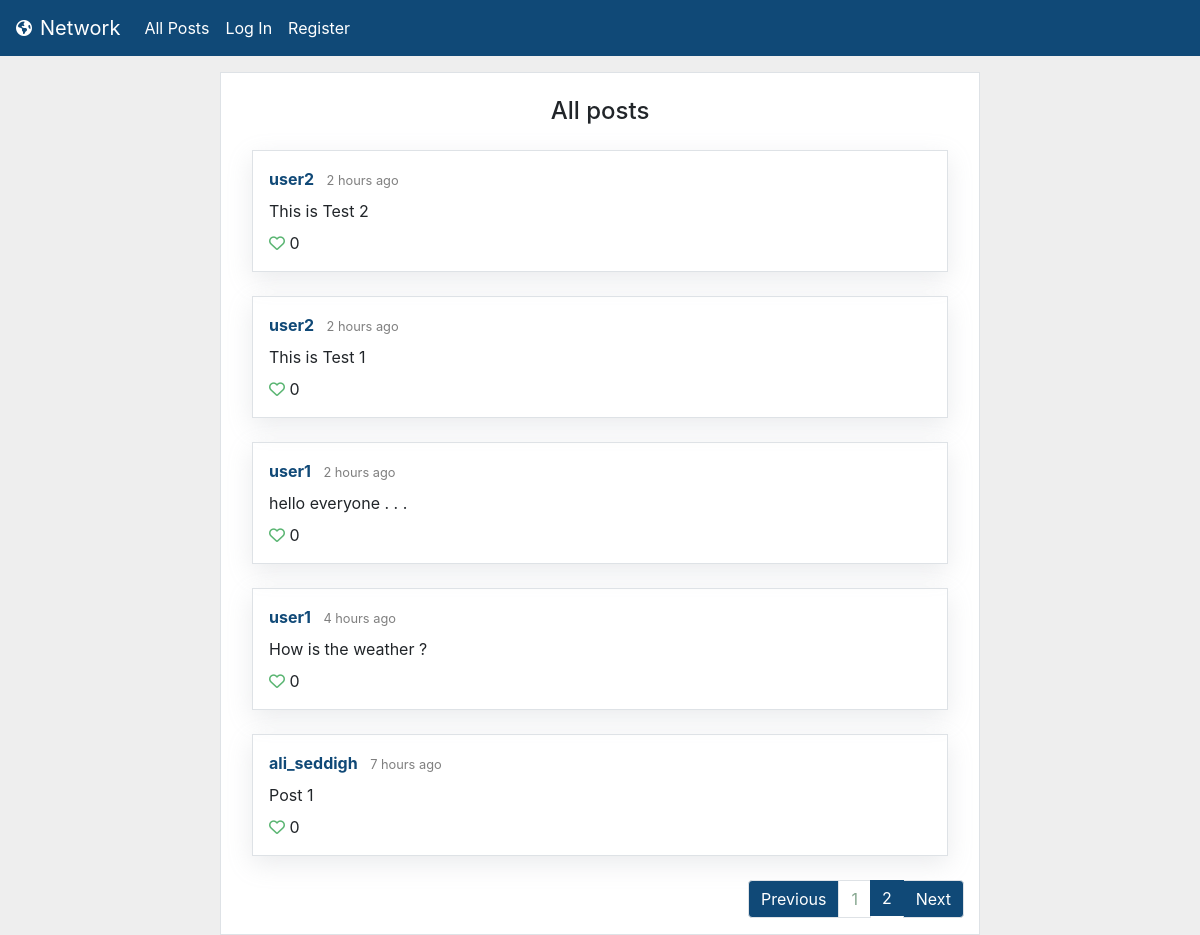
Screenshot of /?page=2 with the database file from the repository.
### network/models.py (models this page shows, shortened)
class Post(models.Model):
    author = models.ForeignKey(User, on_delete=models.CASCADE, related_name="posts")
    content = models.CharField(max_length=10000)
    created_at = models.DateTimeField(auto_now_add=True)
    liked_by = models.ManyToManyField(User, blank=True, related_name="likes")
    def likes(self):
        return self.liked_by.all().count()
    class Meta:
        ordering = ['-created_at']

class User(AbstractUser):
    pass
    following = models.ManyToManyField("self", blank=True, related_name='followers', symmetrical=False)

### network/views.py (the view)
# urls.py: path("", views.index, name="index"),
def index(request):
    posts = Post.objects.all()
    paginator = Paginator(posts, 10)
    page_number = request.GET.get('page', 1)
    page = paginator.get_page(page_number)
    return render(request, "network/index.html", {
        "form": NewPostForm(),
        "page": page,
        "previous_url": get_previous_url(page),
        "next_url": get_next_url(page),
    })

### network/utilities.py (called while the page is built)
def get_previous_url(page):
    if page.has_previous():
        previous_url = f'?page={page.previous_page_number()}'
    else:
        previous_url = ''
    return previous_url

def get_next_url(page):
    if page.has_next():
        next_url = f'?page={page.next_page_number()}'
    else:
        next_url = ''
    return next_url

### network/templates/network/index.html (shortened to what this page needs)
{% extends "network/layout.html" %}
{% block body %}
    <div class="container">
        <div class="row justify-content-center">
            <div class="col-12 col-lg-8 mt-3 bg-white border">
                <h4 class="pt-4 pb-3 text-center">All posts</h4>
                {% include "network/posts_codeblock.html" %}
            </div>
        </div>
    </div>
{% endblock %}

### network/templates/network/posts_codeblock.html (shortened to what this page needs)
{% load humanize %}
{% load static %}
        {% for post in page.object_list %}
        <div class="border box-shadow-posts p-3 mb-4 mx-0 mx-md-3">
            <div class="pb-2" id="post_headline_{{ post.id }}">
                <a href="{% url 'profile' post.author.id %}" class="green-link">
                    <strong style="color: rgb(16, 73, 119);">{{ post.author }}</strong>
                </a>
                <small class="pl-2 text-black-50">{{ post.created_at|naturaltime }}</small>
            </div>
            <div id="post_contentgroup_{{ post.id }}">
                <p id="post_content_{{ post.id }}" class="mb-2">{{ post.content }}</p>
            </div>
            <div id="post_likes_{{ post.id }}">
                {% if user.is_authenticated %}
                <i id="post_likeicon_{{ post.id }}" data-id="{{ post.id }}" class="likeicon likeicon-user fa-heart {% if user in post.liked_by.all %}fas{% else %}far{% endif %}"></i>
                {% else %}
                <i class="likeicon fa-heart {% if post.likes != 0 %}fas{% else %}far{% endif %}"></i>
                {% endif %}
                <span id="post_likecount_{{ post.id }}">{{ post.likes }}</span>
            </div>
        </div>
        {% empty %}
        <div class="p-3 mb-4 mx-0 mx-md-3">
            Oops! No posts found.
            </div>
        {% endfor %}
        {% if page.object_list %}
        <nav aria-label="...">
            <ul class="pagination justify-content-end">
                <li class="page-item {% if not page.has_previous %} disabled {% endif %}">
                    <a class="page-link pagination-green-inactive" href="{{ previous_url }}" tabindex="-1" aria-disabled="true" style="background-color: rgb(16, 73, 119); color: white;">Previous</a>
                </li>
                {% for n in page.paginator.page_range %}
                    {% if n == page.number %}
                    <li class="page-item active" aria-current="page">
                        <span class="page-link" style="background-color: rgb(16, 73, 119); color: white; border: 0;">
                        {{ n }}
                        </span>
                    </li>
                    {% elif n < page.number|add:3 and n > page.number|add:-3 %}
                    <li class="page-item" >
                        <a class="page-link pagination-green-inactive" href="{{GET_params.urlencode}}?page={{ n }}">{{ n }}</a>
                    </li>
                    {% endif %}
                {% endfor %}
                <li class="page-item {% if not page.has_next %} disabled {% endif %}">
                    <a class="page-link pagination-green-inactive" href="{{ next_url }}" style="background-color: rgb(16, 73, 119); color: white;">Next</a>
                </li>
            </ul>
        </nav>
        {% endif %}

### network/static/network/styles.css (style rules this page uses)
body { background-color: #eee; }
a { color: #85A68E; }
.pagination-green-inactive { color: #85A68E; }
.box-shadow-posts { box-shadow: rgba(149, 157, 165, 0.2) 0px 8px 24px; }
.likeicon { color:#5AB572; }

### rows the page displays
Post: author "user2", created_at "2 hours ago", content "This is Test 2", likes "0"
Post: author "user2", created_at "2 hours ago", content "This is Test 1", likes "0"
Post: author "user1", created_at "2 hours ago", content "hello everyone . . .", likes "0"
Post: author "user1", created_at "4 hours ago", content "How is the weather ?", likes "0"
Post: author "ali_seddigh", created_at "7 hours ago", content "Post 1", likes "0"

### other values shown
{{ n }} "1"
{{ n }} "2"
